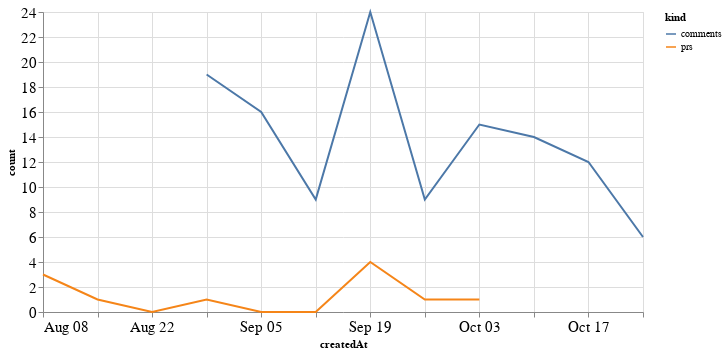

Notebook code cell kept with this figure:
### Code cell
alt.Chart(total_time, width=600).mark_line().encode(
    x='createdAt',
    y='count',
    color='kind'
)

### Figure 1 — Vega-Lite specification as saved in the notebook (floating-point values rounded to 4 significant figures)
{"config": {"axisLeft": {"labelFontSize": 15}, "axisBottom": {"labelFontSize": 15}}, "data": {"name": "data-053afb0ba8a955ea0c6610848c90aa32"}, "mark": "line", "encoding": {"color": {"type": "nominal", "field": "kind"}, "x": {"type": "temporal", "field": "createdAt"}, "y": {"type": "quantitative", "field": "count"}}, "width": 600, "$schema": "https://vega.github.io/schema/vega-lite/v4.8.1.json", "datasets": {"data-053afb0ba8a955ea0c6610848c90aa32": [{"createdAt": "2021-08-08T00:00:00", "kind": "prs", "count": 3.0}, {"createdAt": "2021-08-15T00:00:00", "kind": "prs", "count": 1.0}, {"createdAt": "2021-08-22T00:00:00", "kind": "prs", "count": 0.0}, {"createdAt": "2021-08-29T00:00:00", "kind": "prs", "count": 1.0}, {"createdAt": "2021-09-05T00:00:00", "kind": "prs", "count": 0.0}, {"createdAt": "2021-09-12T00:00:00", "kind": "prs", "count": 0.0}, {"createdAt": "2021-09-19T00:00:00", "kind": "prs", "count": 4.0}, {"createdAt": "2021-09-26T00:00:00", "kind": "prs", "count": 1.0}, {"createdAt": "2021-10-03T00:00:00", "kind": "prs", "count": 1.0}, {"createdAt": "2021-10-10T00:00:00", "kind": "prs", "count": null}, {"createdAt": "2021-10-17T00:00:00", "kind": "prs", "count": null}, {"createdAt": "2021-10-24T00:00:00", "kind": "prs", "count": null}, {"createdAt": "2021-08-08T00:00:00", "kind": "comments", "count": null}, {"createdAt": "2021-08-15T00:00:00", "kind": "comments", "count": null}, {"createdAt": "2021-08-22T00:00:00", "kind": "comments", "count": null}, {"createdAt": "2021-08-29T00:00:00", "kind": "comments", "count": 19.0}, {"createdAt": "2021-09-05T00:00:00", "kind": "comments", "count": 16.0}, {"createdAt": "2021-09-12T00:00:00", "kind": "comments", "count": 9.0}, {"createdAt": "2021-09-19T00:00:00", "kind": "comments", "count": 24.0}, {"createdAt": "2021-09-26T00:00:00", "kind": "comments", "count": 9.0}, {"createdAt": "2021-10-03T00:00:00", "kind": "comments", "count": 15.0}, {"createdAt": "2021-10-10T00:00:00", "kind": "comments", "count": 14.0}, {"createdAt": "2021-10-17T00:00:00", "kind": "comments", "count": 12.0}, {"createdAt": "2021-10-24T00:00:00", "kind": "comments", "count": 6.0}]}}
